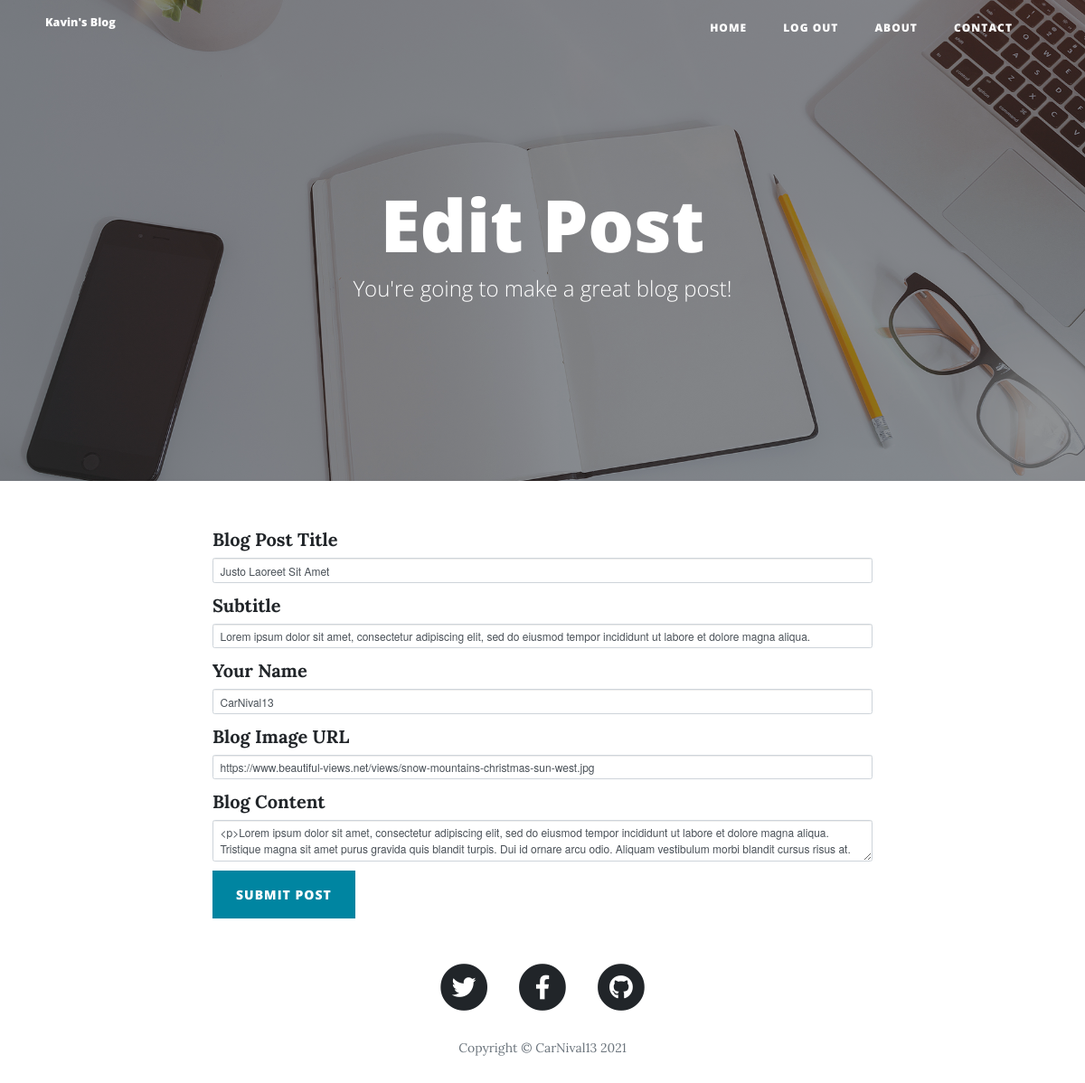
Page /edit-post/1 (signed in) on the earlier database version.
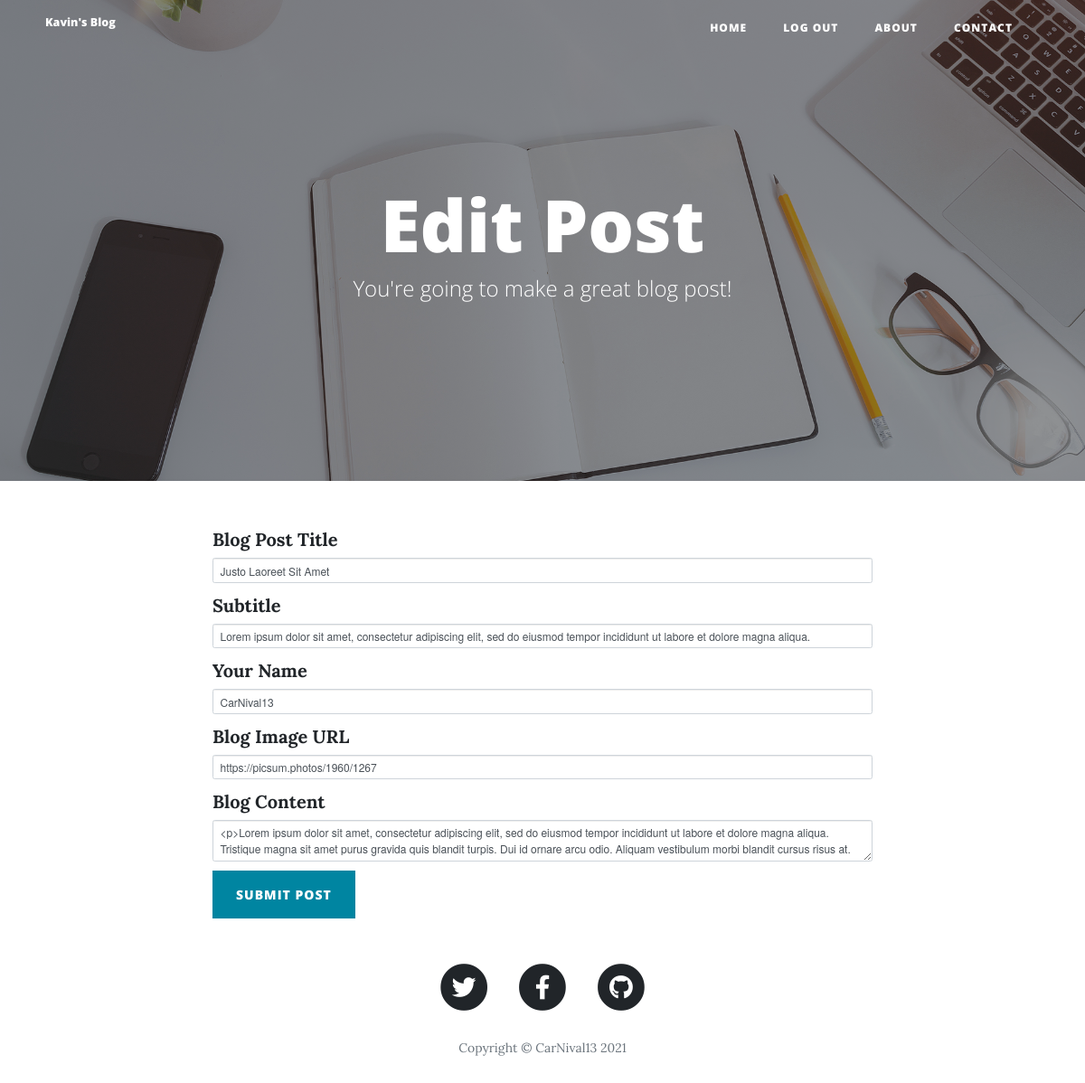
Same page on the later database version.
### main.py (models this page shows)
class BlogPost(db.Model):
    __tablename__ = "blog_post"
    id = db.Column(db.Integer, primary_key=True)
    title = db.Column(db.String(250), unique=True, nullable=False)
    subtitle = db.Column(db.String(250), nullable=False)
    date = db.Column(db.String(250), nullable=False)
    body = db.Column(db.Text, nullable=False)
    author = relationship("User", back_populates="blog_posts")
    img_url = db.Column(db.String(250), nullable=False)
    author_id = db.Column(db.Integer, db.ForeignKey('users.id'))
    comments = relationship("Comment", back_populates="parent_post")

### main.py (the view, shortened to what this page needs)
@app.route("/edit-post/<post_id>", methods=["POST", "GET"])
@admin_only
def edit_post(post_id):
    post = BlogPost.query.get(post_id)
    edit_form = CreatePostForm(
        title=post.title,
        subtitle=post.subtitle,
        body=post.body,
        author=str(post.author.name),
        img_url=post.img_url
    )
    return render_template("make-post.html", form=edit_form, name='Edit')

### forms.py
class CreatePostForm(FlaskForm):
    title = StringField("Blog Post Title", validators=[DataRequired()])
    subtitle = StringField("Subtitle", validators=[DataRequired()])
    author = StringField("Your Name", validators=[DataRequired()])
    img_url = StringField("Blog Image URL", validators=[DataRequired(), URL()])
    body = CKEditorField("Blog Content", validators=[DataRequired()])
    submit = SubmitField("Submit Post")

### main.py (called while the page is built)
@app.context_processor
def inject_now():
    return {'now': datetime.utcnow()}

def admin_only(f):
    @wraps(f)
    def decorated_function(*args, **kwargs):
        if current_user.id != 1:
            return abort(403)
        return f(*args, **kwargs)
    return decorated_function

@login_manager.user_loader
def load_user(user_id):
    return User.query.get(int(user_id))

### templates/make-post.html (shortened to what this page needs)
{% extends 'bootstrap/base.html' %}
{% import 'bootstrap/wtf.html' as wtf %}
{% block content %}
{% include "header.html" %}
  <header class="masthead" style="background-image: url('{{ url_for('static', filename='img/edit-bg.jpg')}}')">
    <div class="overlay"></div>
    <div class="container">
      <div class="row">
        <div class="col-lg-8 col-md-10 mx-auto">
          <div class="page-heading">
            <h1>{{name}} Post</h1>
            <span class="subheading">You're going to make a great blog post!</span>
          </div>
        </div>
      </div>
    </div>
  </header>
  <div class="container">
    <div class="row">
      <div class="col-lg-8 col-md-10 mx-auto">
        {{ wtf.quick_form(form, novalidate=True, button_map={'submit':'primary'}) }}
      </div>
    </div>
  </div>
{% include "footer.html" %}
{% endblock %}

### templates/header.html (shortened to what this page needs)
<!DOCTYPE html>
<html lang="en">
<head>
  <link href="{{ url_for('static', filename='vendor/bootstrap/css/bootstrap.min.css') }}" rel="stylesheet">
  <link href="{{ url_for('static', filename='vendor/fontawesome-free/css/all.min.css')}}" rel="stylesheet" type="text/css">
  <link href="{{ url_for('static', filename='css/clean-blog.min.css')}}" rel="stylesheet">
</head>
<body>
  <nav class="navbar navbar-expand-md navbar-light fixed-top" id="mainNav">
    <div class="container">
      <a class="navbar-brand" href="{{url_for('get_all_posts')}}">Kavin's Blog</a>
      <div class="collapse navbar-collapse" id="navbarResponsive">
        <ul class="navbar-nav ml-auto">
          <li class="nav-item">
            <a class="nav-link" href="{{ url_for('get_all_posts') }}">Home</a>
          </li>
          {% if not current_user.is_authenticated: %}
          <li class="nav-item">
            <a class="nav-link" href="{{ url_for('login') }}">Login</a>
          </li>
          <li class="nav-item">
            <a class="nav-link" href="{{ url_for('register') }}">Register</a>
          </li>
          {% else: %}
          <li class="nav-item">
            <a class="nav-link" href="{{ url_for('logout') }}">Log Out</a>
          </li>
          {% endif %}
          <li class="nav-item">
            <a class="nav-link" href="{{ url_for('about') }}">About</a>
          </li>
          <li class="nav-item">
            <a class="nav-link" href="{{ url_for('contact') }}">Contact</a>
          </li>
        </ul>
      </div>
    </div>
  </nav>

### templates/footer.html (shortened to what this page needs)
  <footer>
    <div class="container">
      <div class="row">
        <div class="col-lg-8 col-md-10 mx-auto">
          <ul class="list-inline text-center">
            <li class="list-inline-item">
              <a href="#">
                <span class="fa-stack fa-lg">
                  <i class="fas fa-circle fa-stack-2x"></i>
                  <i class="fab fa-twitter fa-stack-1x fa-inverse"></i>
                </span>
              </a>
            </li>
            <li class="list-inline-item">
              <a href="#">
                <span class="fa-stack fa-lg">
                  <i class="fas fa-circle fa-stack-2x"></i>
                  <i class="fab fa-facebook-f fa-stack-1x fa-inverse"></i>
                </span>
              </a>
            </li>
            <li class="list-inline-item">
              <a href="#">
                <span class="fa-stack fa-lg">
                  <i class="fas fa-circle fa-stack-2x"></i>
                  <i class="fab fa-github fa-stack-1x fa-inverse"></i>
                </span>
              </a>
            </li>
          </ul>
          <p class="copyright text-muted">Copyright &copy; CarNival13 {{ now.year }}</p>
        </div>
      </div>
    </div>
  </footer>
</body>
</html>

Differences in the rows shown:
changed BlogPost "Justo Laoreet Sit Amet": img_url "https://www.beautiful-views.net/views/snow-mountains-christmas-sun-west.jpg" → "https://picsum.photos/1960/1267"
